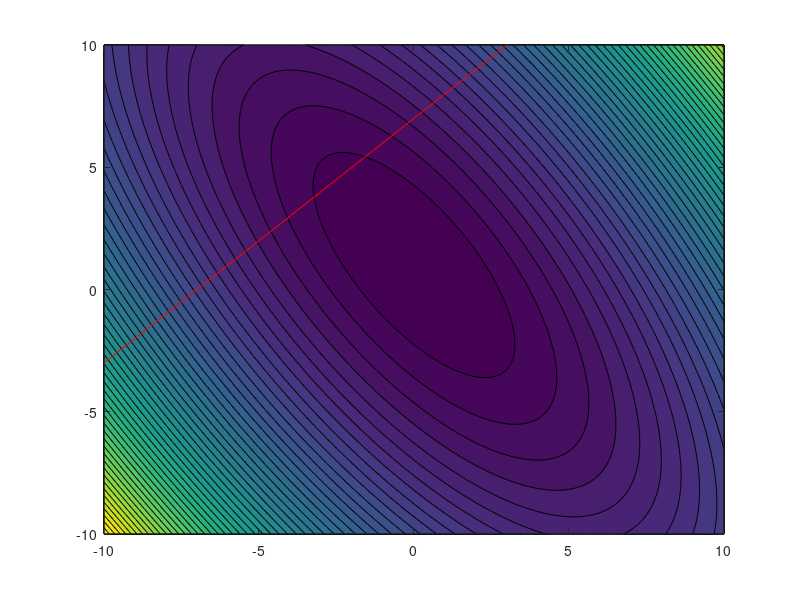

Recreate this plot in MATLAB. (Note: this script raises an error after producing the figure.)
clc;
clear;
close all;
format long;

[x, y] = meshgrid(-10:0.1:10, -10:0.1:10);
z = x.^2 + x.*y + 0.5.*y.^2 - x - y;

contourf(x, y, z, 50);
hold on

fun = @(x)  x(1)^2 + x(1)*x(2) + 0.5*x(2)^2 - x(1) - x(2);

xx = -10:0.1:10;
yy = xx + 7;
plot(xx, yy, 'r')
axis([-10 10 -10 10]);

options = optimoptions('fmincon', 'Display', 'iter', 'TolFun', 1e-5,...
    'TolX', 1e-5, 'TolCon', 1e-4, 'PlotFcns', @optimplotconstrviolation);

x0 = [-6, 6];
A  = [1.0,-1.0];
b  =  -7.0;

Aeq = [];
beq = [];

lb = [];
ub = [];

nonlcon = [];
[x, fval, exitflag, output] = fmincon(fun, x0, A, b, Aeq,...
    beq, lb, ub, nonlcon, options)

figure(1)
[xsol,fval,history,searchdir] = runfmincon;

figure(1)
hold on
plot(x(1), x(2), '*r');
plot(0.00000000, 0.99999998, 'ow');

g1tolcon = (x(1) - x(2) + 7)